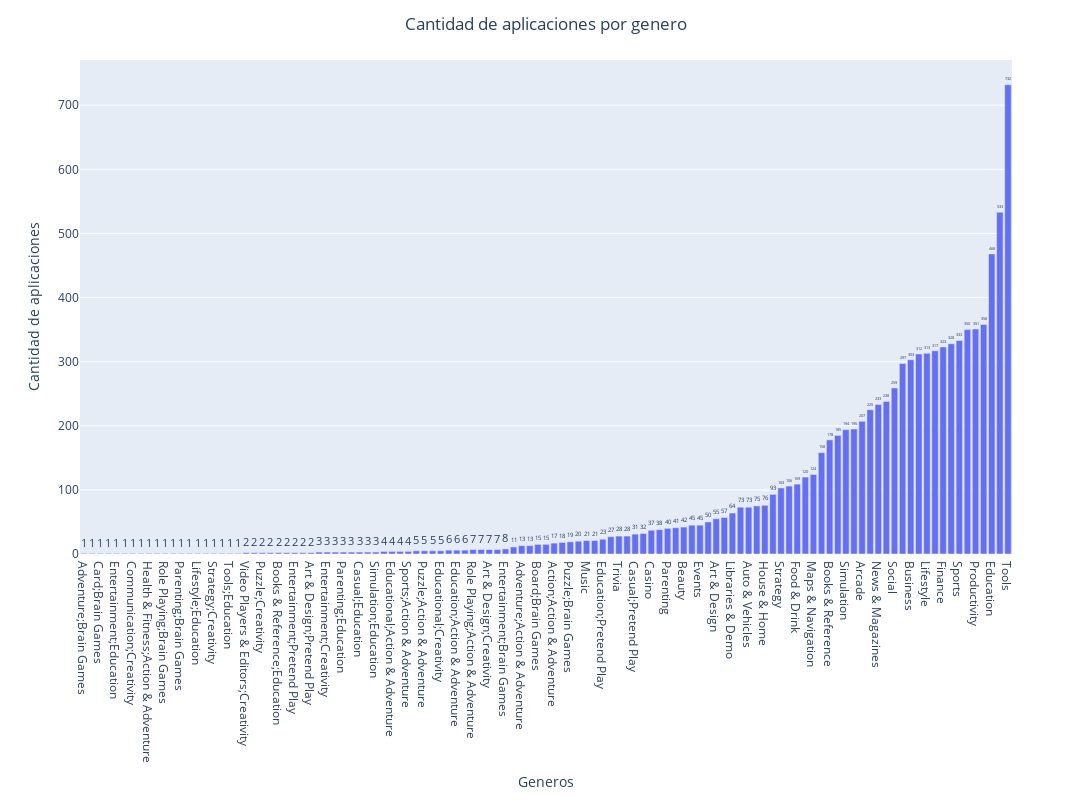

Notebook code cell kept with this figure:
### Markdown cell above
### Cantidad de aplicaciones por Genero

### Code cell
category = df["Genres"].value_counts().sort_index().sort_values()

# Crear el gráfico de barras
fig = px.bar(x=category.index, y=category.values, labels={'x':'Generos', 'y':'Cantidad de aplicaciones'}, width=1200, height=800)

# Agregar los valores encima de cada barra
fig.update_traces(text=category.values, textposition='outside')

# Etiquetas y título
fig.update_layout(title='Cantidad de aplicaciones por genero', title_x=0.5)

### Figure 1 — Plotly figure (JSON) as saved in the notebook; plotly's stock layout.template omitted (floating-point values rounded to 4 significant figures)
{"data": [{"alignmentgroup": "True", "hovertemplate": "Generos=%{x}<br>Cantidad de aplicaciones=%{y}<extra></extra>", "legendgroup": "", "marker": {"color": "#636efa", "pattern": {"shape": ""}}, "name": "", "offsetgroup": "", "orientation": "v", "showlegend": false, "text": [1, 1, 1, 1, 1, 1, 1, 1, 1, 1, 1, 1, 1, 1, 1, 1, 1, 1, 1, 1, 2, 2, 2, 2, 2, 2, 2, 2, 2, 3, 3, 3, 3, 3, 3, 3, 3, 4, 4, 4, 4, 5, 5, 5, 5, 6, 6, 6, 7, 7, 7, 7, 8, 11, 13, 13, 15, 15, 17, 18, 19, 20, 21, 21, 23, 27, 28, 28, 31, 32, 37, 38, 40, 41, 42, 45, 45, 50, 55, 57, 64, 73, 73, 75, 76, 93, 103, 106, 109, 120, 124, 158, 178, 185, 194, 195, 207, 225, 233, 238, 259, 297, 303, 312, 313, 317, 323, 328, 333, 350, 351, 358, 468, 533, 732], "textposition": "outside", "type": "bar", "x": ["Adventure;Brain Games", "Arcade;Pretend Play", "Card;Brain Games", "Board;Pretend Play", "Entertainment;Education", "Health & Fitness;Education", "Communication;Creativity", "Comics;Creativity", "Health & Fitness;Action & Adventure", "Puzzle;Education", "Role Playing;Brain Games", "Racing;Pretend Play", "Parenting;Brain Games", "Music & Audio;Music & Video", "Lifestyle;Education", "Lifestyle;Pretend Play", "Strategy;Creativity", "Travel & Local;Action & Adventure", "Tools;Education", "Strategy;Education", "Video Players & Editors;Creativity", "Casual;Music & Video", "Puzzle;Creativity", "Strategy;Action & Adventure", "Books & Reference;Education", "Adventure;Education", "Entertainment;Pretend Play", "Card;Action & Adventure", "Art & Design;Pretend Play", "Entertainment;Action & Adventure", "Entertainment;Creativity", "Board;Action & Adventure", "Parenting;Education", "Music;Music & Video", "Casual;Education", "Video Players & Editors;Music & Video", "Simulation;Education", "Simulation;Pretend Play", "Educational;Action & Adventure", "Education;Brain Games", "Sports;Action & Adventure", "Education;Music & Video", "Puzzle;Action & Adventure", "Role Playing;Pretend Play", "Educational;Creativity", "Parenting;Music & Video", "Education;Action & Adventure", "Educational;Brain Games", "Role Playing;Action & Adventure", "Education;Creativity", "Art & Design;Creativity", "Casual;Creativity", "Entertainment;Brain Games", "Simulation;Action & Adventure", "Adventure;Action & Adventure", "Casual;Brain Games", "Board;Brain Games", "Arcade;Action & Adventure", "Action;Action & Adventure", "Educational;Pretend Play", "Puzzle;Brain Games", "Racing;Action & Adventure", "Music", "Casual;Action & Adventure", "Education;Pretend Play", "Entertainment;Music & Video", "Trivia", "Word", "Casual;Pretend Play", "Educational", "Casino", "Educational;Education", "Parenting", "Board", "Beauty", "Card", "Events", "Education;Education", "Art & Design", "Comics", "Libraries & Demo", "Adventure", "Auto & Vehicles", "Weather", "House & Home", "Racing", "Strategy", "Role Playing", "Food & Drink", "Puzzle", "Maps & Navigation", "Video Players & Editors", "Books & Reference", "Casual", "Simulation", "Dating", "Arcade", "Travel & Local", "News & Magazines", "Shopping", "Social", "Health & Fitness", "Business", "Personalization", "Lifestyle", "Photography", "Finance", "Communication", "Sports", "Medical", "Productivity", "Action", "Education", "Entertainment", "Tools"], "xaxis": "x", "y": [1, 1, 1, 1, 1, 1, 1, 1, 1, 1, 1, 1, 1, 1, 1, 1, 1, 1, 1, 1, 2, 2, 2, 2, 2, 2, 2, 2, 2, 3, 3, 3, 3, 3, 3, 3, 3, 4, 4, 4, 4, 5, 5, 5, 5, 6, 6, 6, 7, 7, 7, 7, 8, 11, 13, 13, 15, 15, 17, 18, 19, 20, 21, 21, 23, 27, 28, 28, 31, 32, 37, 38, 40, 41, 42, 45, 45, 50, 55, 57, 64, 73, 73, 75, 76, 93, 103, 106, 109, 120, 124, 158, 178, 185, 194, 195, 207, 225, 233, 238, 259, 297, 303, 312, 313, 317, 323, 328, 333, 350, 351, 358, 468, 533, 732], "yaxis": "y"}], "layout": {"barmode": "relative", "height": 800, "legend": {"tracegroupgap": 0}, "margin": {"t": 60}, "title": {"text": "Cantidad de aplicaciones por genero", "x": 0.5}, "width": 1200, "xaxis": {"anchor": "y", "domain": [0, 1], "title": {"text": "Generos"}}, "yaxis": {"anchor": "x", "domain": [0, 1], "title": {"text": "Cantidad de aplicaciones"}}}}
